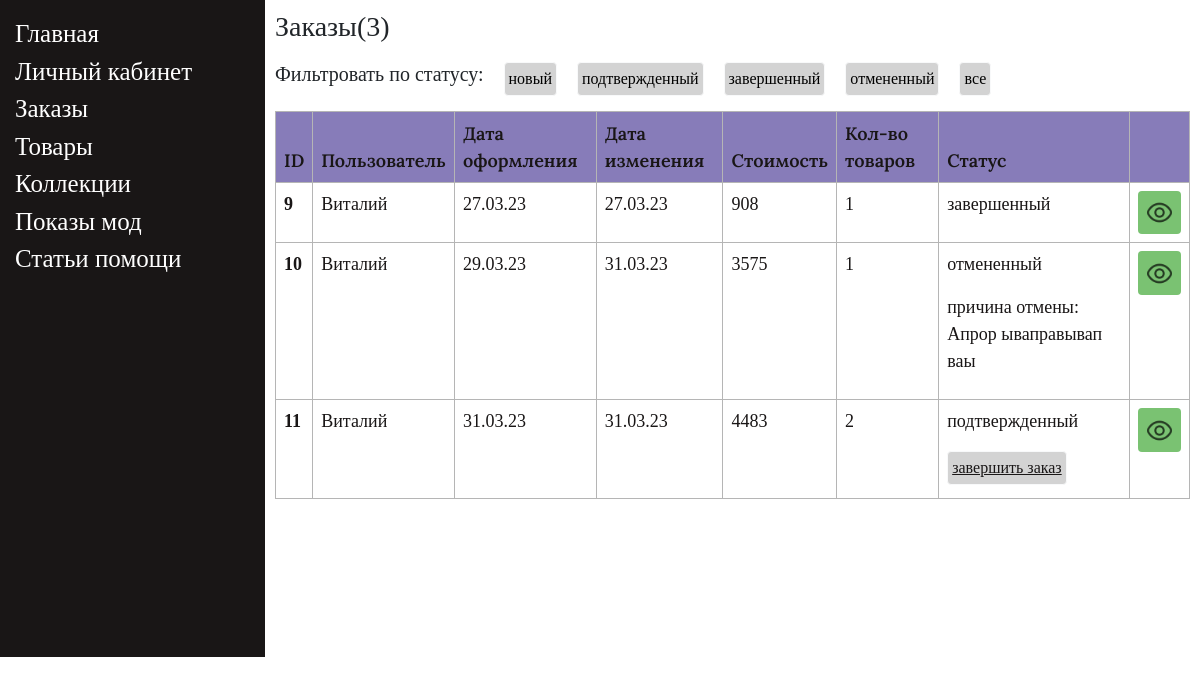
The page /app/admin/tables/orders/orders.php (signed in) on the database its author committed.
### tables this page shows
CREATE TABLE `statuses` (
  `id` bigint UNSIGNED NOT NULL,
  `name` varchar(50) NOT NULL
);

CREATE TABLE `orders` (
  `id` bigint UNSIGNED NOT NULL,
  `created_at` datetime NOT NULL,
  `updated_at` datetime NOT NULL,
  `cancel_reason` varchar(255) DEFAULT NULL,
  `pay_type` enum('карта','наличные') DEFAULT NULL,
  `status_id` bigint UNSIGNED NOT NULL,
  `user_id` bigint UNSIGNED NOT NULL,
  `point_id` bigint UNSIGNED NOT NULL
);

CREATE TABLE `users` (
  `id` bigint UNSIGNED NOT NULL,
  `name` varchar(50) NOT NULL,
  `surname` varchar(50) NOT NULL,
  `login` varchar(255) NOT NULL,
  `email` varchar(50) NOT NULL,
  `password` varchar(255) NOT NULL,
  `role_id` bigint UNSIGNED NOT NULL
);

### app/admin/tables/orders/orders.php (called while the page is built, shortened)
<?php
$orders=Order::all();
$statuses=Order::getStatuses();
include_once $_SERVER["DOCUMENT_ROOT"] . "/views/admin/orders.view.php";

### app/helpers/Connection.php (called while the page is built, shortened)
<?php
class Connection
{
    public static function make($config=CONFIG_CONNECTION)
    {
        return new \PDO(
            "mysql:host=" . $config["host"] . ";dbname=" . $config["dbname"] . ";",
            $config["login"],
            $config["password"],
            $config["options"]
        );
    }
}

### app/models/Order.php (called while the page is built, shortened)
<?php
class Order
{
    public static function all()
    {
        $query = Connection::make()->query("SELECT orders.*, users.name as user, statuses.name as status FROM orders INNER JOIN users ON orders.user_id=users.id INNER JOIN statuses ON orders.status_id=statuses.id");
        return $query->fetchAll();
    }
    public static function getStatuses()
    {
        $query = Connection::make()->query("SELECT * FROM statuses ");
        return $query->fetchAll();
    }
    public static function get_total_cost($order_id)
    {
        $query = Connection::make()->prepare("SELECT
        SUM(
            orders_products.quantity * products_positions.price
        ) AS total_sum
    FROM
        orders_products
    INNER JOIN products ON orders_products.product_id = products.product_position_id
    INNER JOIN products_positions ON products_positions.id=products.product_position_id
    WHERE products.product_position_id=products_positions.id AND orders_products.size_id=products.size_id AND orders_products.order_id=:order_id");
        $query->execute(["order_id" => $order_id]);
        return $query->fetch(\PDO::FETCH_COLUMN);
    }
    public static function get_total_count($order_id)
    {
        $query = Connection::make()->prepare("SELECT
        SUM(quantity) AS total_count
    FROM
        orders_products
    WHERE
        order_id = :order_id");
        $query->execute(["order_id" => $order_id]);
        return $query->fetch(\PDO::FETCH_COLUMN);
    }
}

### views/admin/orders.view.php (the view, shortened to what this page needs)
<?php
if (isset($_SESSION["admin"]) && $_SESSION["admin"]) {
    include_once $_SERVER["DOCUMENT_ROOT"] . "/views/admin/templates/header.php";
} else {
    header("Location: /app/admin/");
}
?>
<div class="block">
    <div class="header">
        <h3>Заказы(<?= count($orders) ?>) <?php if (count($orders) > 0 && isset($text)) echo $text;
                                            else echo "" ?></h3>
    </div>
    <form class="filter" action="/app/admin/tables/orders/orders.php">
        <h5>Фильтровать по статусу:</h5>
        <?php foreach ($statuses as $item) : ?>
            <button type="submit" name="status_id" class="btn btn-light" value="<?= $item->id ?>">
                <p for=""><?= $item->name ?></p>
            </button>
        <?php endforeach ?>
        <button type="submit" name="status_id" class="btn btn-light" value="all">
            <p for="">все</p>
        </button>
    </form>
    <table class="table table-hover">
        <thead>
            <tr class="table-title">
                <th scope="col">ID</th>
                <th scope="col">Пользователь</th>
                <th scope="col">Дата оформления</th>
                <th scope="col">Дата изменения</th>
                <th scope="col">Стоимость</th>
                <th scope="col">Кол-во товаров</th>
                <th scope="col">Статус</th>
                <th scope="col"></th>
            </tr>
        </thead>
        <tbody>
            <?php foreach ($orders as $item) : ?>
                <tr>
                    <th scope="row">
                        <p id="id"><?= $item->id ?></p>
                    </th>
                    <td>
                        <p id="user_email"><?= $item->user ?></p>
                    </td>
                    <td>
                        <p id="created_at"><?= date("d.m.y", strtotime($item->created_at)) ?></p>
                    </td>
                    <td>
                        <p id="updated_at"><?= date("d.m.y", strtotime($item->updated_at)) ?></p>
                    </td>
                    <td>
                        <p id="price"><?= Order::get_total_cost($item->id); ?></p>
                    </td>
                    <td>
                        <p id="count"><?= Order::get_total_count($item->id); ?></p>
                    </td>
                    <td>
                        <p id="status"><?= $item->status; ?></p>
                        <?php if ($item->status_id == 5) : ?>
                            <p>причина отмены: <?= $item->cancel_reason ?></p>
                        <?php elseif ($item->status_id == 2) : ?>
                            <button type="submit" class="btn btn-light confirm_order" ><a href="/app/admin/tables/orders/orders.php?order_id=<?=$item->id ?>">завершить заказ</a></button>
                        <?php endif; ?>
                    </td>
                    <td>
                        <form action="/app/admin/tables/orders/orders.products.php" method="POST">
                            <button type="submit" class="btn btn-success"><img class="icon check_order" data-order-id="<?= $item->id ?>" src="/assets/img/free-icon-font-eye-3917112.png" alt="Подробнее"></button>
                        </form>
                    </td>
                <?php endforeach; ?>
                </tr>
        </tbody>
    </table>
</div>
</div>
<?php unset($_SESSION["error"]);
include_once $_SERVER["DOCUMENT_ROOT"] . "/views/admin/templates/footer.php"; ?>

### assets/admin/css/admin_orders.css (style rules this page uses)
.header { display: flex; justify-content: space-between; margin-bottom: 10px; }
.block { padding: 10px; font-family: "Wremena-bold"; }
.filter { display: flex; gap: 20px; }
.btn-light>p { margin-bottom: 0px; }
.btn-light { background-color: #d3d3d3; margin-bottom: 5px; }
.table { border: #9d9d9d 1px solid; font-family: "Wremena-bold"; color: #191616; font-size: 18px; margin-top: 10px; }
.table-title { background-color: #877cb9; }
th, td { border: #4e4e4e 1px solid; }
th { font-size: 18px; }
.icon { width: 20px; height: 20px; object-fit: cover; }
.btn { padding: 4px; }
.btn-success { background-color: #82b97c; color: #191616; }
a { color: #191616; }

### assets/admin/css/header.css (style rules this page uses)
body { margin: 0; }
.header { display: flex; justify-content: space-between; margin-bottom: 10px; }
.block { font-family: "Wremena-bold"; }
.table { border: #b5b5b5 1px solid; font-family: "Wremena-bold"; color: #191616; font-size: 18px; }
.table-title { background-color: #877cb9; font-family: "Lora-bold"; }
th, td { border: #b5b5b5 1px solid; }
th { border: #b5b5b5 1px solid; font-size: 18px; }
.table>:not(:last-child)>:last-child>* { border-bottom-color: #b5b5b5; }
.icon { object-fit: cover; }
.btn { padding: 4px; }
.btn-success { background-color: #7ac272; color: #191616; font-family: "Wremena-bold"; padding: 9px; border: none; }
.btn-success >img,.btn-danger >img { opacity: 0.7; width: 25px; height: 25px; }
h3 { display: flex; }

### rows shown on the page
statuses: $item->id 1 (drawn), name "новый"
statuses: $item->id 2 (drawn), name "подтвержденный"
statuses: $item->id 4 (drawn), name "завершенный"
statuses: $item->id 5 (drawn), name "отмененный"
orders: id "9", user.name "Виталий", created_at "27.03.23", updated_at "27.03.23", id "908", id "1", status.name "завершенный"
orders: id "10", user.name "Виталий", created_at "29.03.23", updated_at "31.03.23", id "3575", id "1", status.name "отмененный", cancel_reason "Апрор ываправывап ваы"
orders: id "11", user.name "Виталий", created_at "31.03.23", updated_at "31.03.23", id "4483", id "2", status.name "подтвержденный"

### other values the page prints
count($orders) "3"
